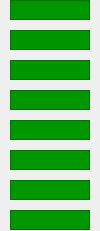
   <widget class="QWidget" native="1" name="widget_6" >
    <property name="geometry" >
     <rect>
      <x>200</x>
      <y>10</y>
      <width>100</width>
      <height>231</height>
     </rect>
    </property>
    <property name="styleSheet" >
     <string>color: rgb(0, 0, 0);</string>
    </property>
    <widget class="CALabel" name="caLabel_23" >
     <property name="geometry" >
      <rect>
       <x>10</x>
       <y>0</y>
       <width>80</width>
       <height>20</height>
      </rect>
     </property>
     <property name="font" >
      <font/>
     </property>
     <property name="styleSheet" >
      <string>QWidget { background-color: #009600; }</string>
     </property>
     <property name="frameShape" >
      <enum>QFrame::StyledPanel</enum>
     </property>
     <property name="alignment" >
      <set>Qt::AlignRight|Qt::AlignTrailing|Qt::AlignVCenter</set>
     </property>
     <property name="indent" >
      <number>10</number>
     </property>
     <property name="pvname" >
      <string>QDS:PFC_04UP_CHV:C25:AI03:V_OUT</string>
     </property>
     <property name="dmode" stdset="0" >
      <enum>CALabel::Double</enum>
     </property>
     <property name="cmode" stdset="0" >
      <enum>CALabel::Alarm</enum>
     </property>
    </widget>
    <widget class="CALabel" name="caLabel_24" >
     <property name="geometry" >
      <rect>
       <x>10</x>
       <y>30</y>
       <width>80</width>
       <height>20</height>
      </rect>
     </property>
     <property name="font" >
      <font/>
     </property>
     <property name="styleSheet" >
      <string>QWidget { background-color: #009600; }</string>
     </property>
     <property name="frameShape" >
      <enum>QFrame::StyledPanel</enum>
     </property>
     <property name="alignment" >
      <set>Qt::AlignRight|Qt::AlignTrailing|Qt::AlignVCenter</set>
     </property>
     <property name="indent" >
      <number>10</number>
     </property>
     <property name="pvname" >
      <string>QDS:PFC_04UP_BHV:B27:AI03:V_OUT</string>
     </property>
     <property name="dmode" stdset="0" >
      <enum>CALabel::Double</enum>
     </property>
     <property name="cmode" stdset="0" >
      <enum>CALabel::Alarm</enum>
     </property>
    </widget>
    <widget class="CALabel" name="caLabel_25" >
     <property name="geometry" >
      <rect>
       <x>10</x>
       <y>60</y>
       <width>80</width>
       <height>20</height>
      </rect>
     </property>
     <property name="font" >
      <font/>
     </property>
     <property name="styleSheet" >
      <string>QWidget { background-color: #009600; }</string>
     </property>
     <property name="frameShape" >
      <enum>QFrame::StyledPanel</enum>
     </property>
     <property name="alignment" >
      <set>Qt::AlignRight|Qt::AlignTrailing|Qt::AlignVCenter</set>
     </property>
     <property name="indent" >
      <number>10</number>
     </property>
     <property name="pvname" >
      <string>QDS:PFC_04LO_CHV:C26:AI03:V_OUT</string>
     </property>
     <property name="dmode" stdset="0" >
      <enum>CALabel::Double</enum>
     </property>
     <property name="cmode" stdset="0" >
      <enum>CALabel::Alarm</enum>
     </property>
    </widget>
    <widget class="CALabel" name="caLabel_26" >
     <property name="geometry" >
      <rect>
       <x>10</x>
       <y>90</y>
       <width>80</width>
       <height>20</height>
      </rect>
     </property>
     <property name="font" >
      <font/>
     </property>
     <property name="styleSheet" >
      <string>QWidget { background-color: #009600; }</string>
     </property>
     <property name="frameShape" >
      <enum>QFrame::StyledPanel</enum>
     </property>
     <property name="alignment" >
      <set>Qt::AlignRight|Qt::AlignTrailing|Qt::AlignVCenter</set>
     </property>
     <property name="indent" >
      <number>10</number>
     </property>
     <property name="pvname" >
      <string>QDS:PFC_04LO_BHV:B28:AI03:V_OUT</string>
     </property>
     <property name="dmode" stdset="0" >
      <enum>CALabel::Double</enum>
     </property>
     <property name="cmode" stdset="0" >
      <enum>CALabel::Alarm</enum>
     </property>
    </widget>
    <widget class="CALabel" name="caLabel_27" >
     <property name="geometry" >
      <rect>
       <x>10</x>
       <y>120</y>
       <width>80</width>
       <height>20</height>
      </rect>
     </property>
     <property name="font" >
      <font/>
     </property>
     <property name="styleSheet" >
      <string>QWidget { background-color: #009600; }</string>
     </property>
     <property name="frameShape" >
      <enum>QFrame::StyledPanel</enum>
     </property>
     <property name="alignment" >
      <set>Qt::AlignRight|Qt::AlignTrailing|Qt::AlignVCenter</set>
     </property>
     <property name="indent" >
      <number>10</number>
     </property>
     <property name="pvname" >
      <string>QDS:PFB_04UP_CHV:C27:AI03:V_OUT</string>
     </property>
     <property name="dmode" stdset="0" >
      <enum>CALabel::Double</enum>
     </property>
     <property name="cmode" stdset="0" >
      <enum>CALabel::Alarm</enum>
     </property>
    </widget>
    <widget class="CALabel" name="caLabel_28" >
     <property name="geometry" >
      <rect>
       <x>10</x>
       <y>150</y>
       <width>80</width>
       <height>20</height>
      </rect>
     </property>
     <property name="font" >
      <font/>
     </property>
     <property name="styleSheet" >
      <string>QWidget { background-color: #009600; }</string>
     </property>
     <property name="frameShape" >
      <enum>QFrame::StyledPanel</enum>
     </property>
     <property name="alignment" >
      <set>Qt::AlignRight|Qt::AlignTrailing|Qt::AlignVCenter</set>
     </property>
     <property name="indent" >
      <number>10</number>
     </property>
     <property name="pvname" >
      <string>QDS:PFB_04UN_CHV:C28:AI03:V_OUT</string>
     </property>
     <property name="dmode" stdset="0" >
      <enum>CALabel::Double</enum>
     </property>
     <property name="cmode" stdset="0" >
      <enum>CALabel::Alarm</enum>
     </property>
    </widget>
    <widget class="CALabel" name="caLabel_29" >
     <property name="geometry" >
      <rect>
       <x>10</x>
       <y>180</y>
       <width>80</width>
       <height>20</height>
      </rect>
     </property>
     <property name="font" >
      <font/>
     </property>
     <property name="styleSheet" >
      <string>QWidget { background-color: #009600; }</string>
     </property>
     <property name="frameShape" >
      <enum>QFrame::StyledPanel</enum>
     </property>
     <property name="alignment" >
      <set>Qt::AlignRight|Qt::AlignTrailing|Qt::AlignVCenter</set>
     </property>
     <property name="indent" >
      <number>10</number>
     </property>
     <property name="pvname" >
      <string>QDS:PFB_04LP_CHV:C29:AI03:V_OUT</string>
     </property>
     <property name="dmode" stdset="0" >
      <enum>CALabel::Double</enum>
     </property>
     <property name="cmode" stdset="0" >
      <enum>CALabel::Alarm</enum>
     </property>
    </widget>
    <widget class="CALabel" name="caLabel_30" >
     <property name="geometry" >
      <rect>
       <x>10</x>
       <y>210</y>
       <width>80</width>
       <height>20</height>
      </rect>
     </property>
     <property name="font" >
      <font/>
     </property>
     <property name="styleSheet" >
      <string>QWidget { background-color: #009600; }</string>
     </property>
     <property name="frameShape" >
      <enum>QFrame::StyledPanel</enum>
     </property>
     <property name="alignment" >
      <set>Qt::AlignRight|Qt::AlignTrailing|Qt::AlignVCenter</set>
     </property>
     <property name="indent" >
      <number>10</number>
     </property>
     <property name="pvname" >
      <string>QDS:PFB_04LN_CHV:C30:AI03:V_OUT</string>
     </property>
     <property name="dmode" stdset="0" >
      <enum>CALabel::Double</enum>
     </property>
     <property name="cmode" stdset="0" >
      <enum>CALabel::Alarm</enum>
     </property>
    </widget>
   </widget>
